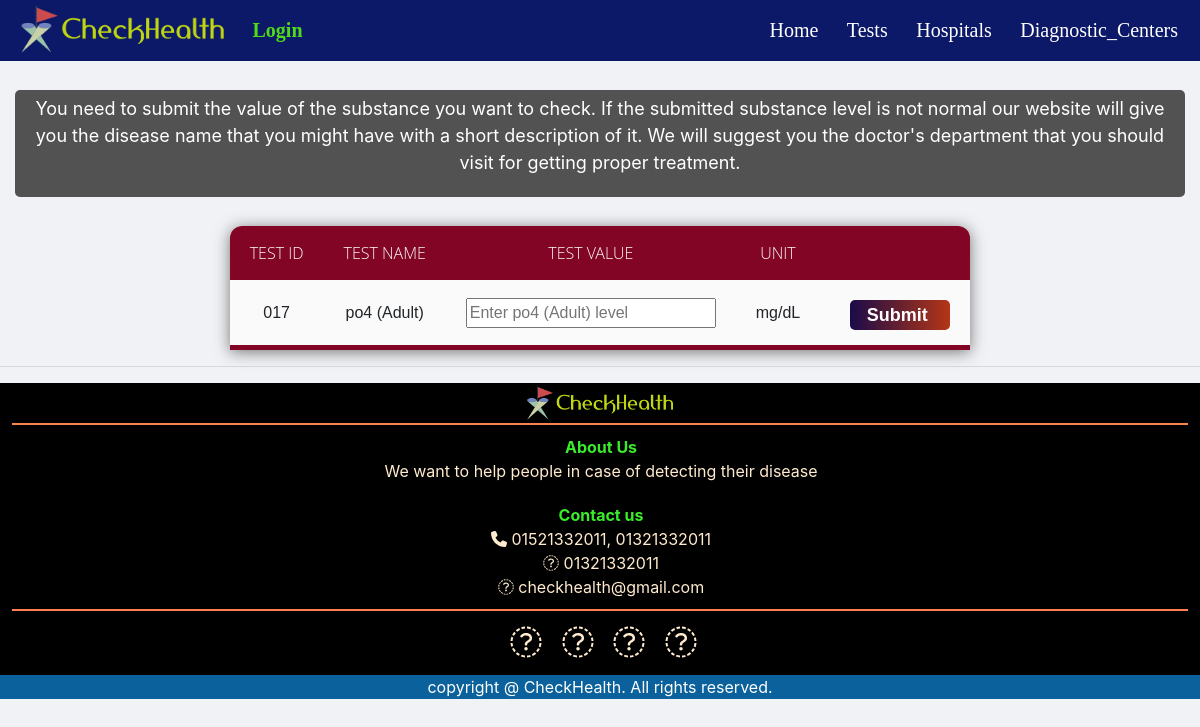
/check/17, run on an earlier commit of the app's database.
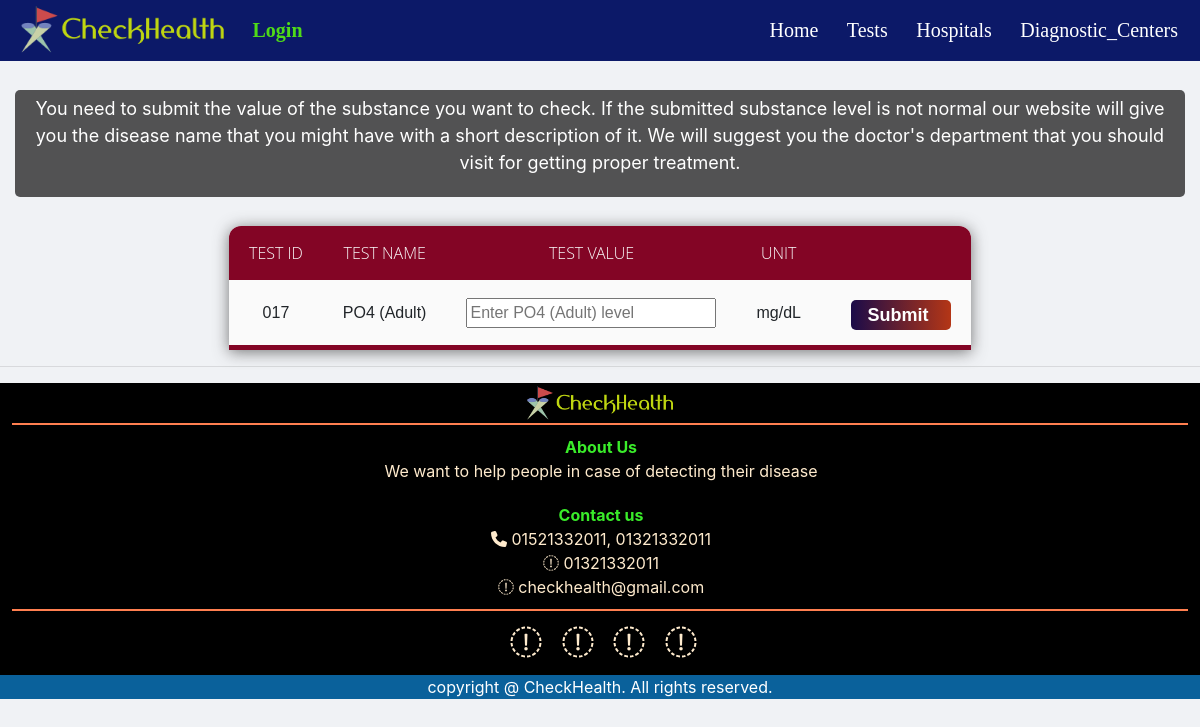
And on a later commit of the database.
### SARZS/models.py (models this page shows)
class test(models.Model):
    tid = models.CharField(max_length=10, null=True)
    Test_Name = models.CharField(max_length=100, null=True)
    tmin = models.FloatField()
    tmax = models.FloatField()
    treference = models.CharField(max_length=100, null=True)
    tunit = models.CharField(max_length=100, null=True)
    tdoctor = models.CharField(max_length=100, null=True)
    tdescription = models.TextField(null=True)
    thigh_disease = models.CharField(max_length=100, null=True)
    tlow_disease = models.CharField(max_length=100, null=True)
    thigh_advice = models.TextField(null=True)
    tlow_advice = models.TextField(null=True)

### SARZS/views.py (the view)
# urls.py: path('check/<int:id>', check, name='check'),
def check(request,id):
    row = test.objects.get(id=id)
    return render(request, 'htmls/check.html', {'row': row})

### SARZS/templates/htmls/check.html (shortened to what this page needs)
{% extends 'htmls/main.html' %}
{% block content %}
{% load static %}
<head>
    <link rel="stylesheet" type="text/css" href="{% static '/css/main.css' %}">
</head>
<body>
    <div class="description">
        <p>
            You need to submit the value of the substance you want to check.
            If the submitted substance level is not normal our website will give you the disease name that you might have with a short description of it.
            We will suggest you the doctor's department that you should visit for getting proper treatment.
        </p>
    </div>
    <br>
<form action="{% url 'result' row.id %}" method="post">
<table>
    <tr>
        <th>Test id</th>
        <th>Test name</th>
        <th >Test Value</th>
        <th >Unit</th>
        <th ></th>
    </tr>
    <tr>
        <td >{{ row.tid }}</td>
        <td >{{ row.Test_Name }}</td>
        <td><input type="text" name="level" placeholder="Enter {{ row.Test_Name }} level" required style="width: 250px;"></td>
        <td>{{ row.tunit }}</td>
        <td><button class="submit_button" type="submit">Submit</button></td>
    </tr>
</table>
</form>
</body>
{% endblock %}

What changed in the data, as far as the page shows it:
changed test "mg/dL": Test_Name "po4 (Adult)" → "PO4 (Adult)"; level "Enter po4 (Adult) level" → "Enter PO4 (Adult) level"
